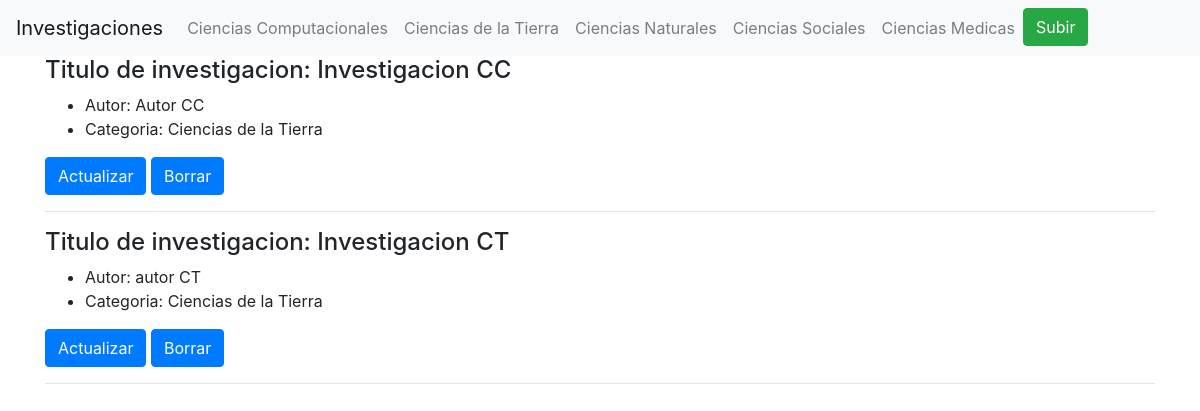
The app's page /listTierra/ with its own data.
### trabajos/models.py (models this page shows, shortened)
class Trabajo(models.Model):
    COMPUTACIONALES = 'CC'
    TIERRA = 'CT'
    NATURALES = 'CN'
    SOCIALES = 'CS'
    MEDICAS = 'CM'
    CATEGORIAS=(
        (COMPUTACIONALES, 'Ciencias Computacionales'),
        (TIERRA, 'Ciencias de la Tierra'),
        (NATURALES, 'Ciencias Naturales'),
        (SOCIALES, 'Ciencias Sociales'),
        (MEDICAS, 'Ciencias Medicas'),
    )
    documento = models.FileField(upload_to='documents/')
    categoria = models.CharField(max_length=2,choices=CATEGORIAS,default=COMPUTACIONALES)
    titulo = models.CharField(max_length=250)
    autor = models.CharField(max_length=250)
    timestamp=models.DateTimeField(auto_now_add=True)
    update = models.DateTimeField(auto_now_add=True)

### trabajos/views.py (the view)
# urls.py: path('listTierra/',views.ListTierra.as_view(), name="list_tierra" ),
class ListTierra(generic.ListView):
    template_name = "trabajo/ListTierra.html"
    model = Trabajo

### templates/trabajo/ListTierra.html (shortened to what this page needs)
{%extends "base.html"%}
{%block content%}
{% for trabajo in object_list %}
{% if trabajo.categoria == 'CT'%}
<div class="container justify-content-center">
  <div class="row ">
    <div class="col-md-6">
      <h4>Titulo de investigacion: {{ trabajo.titulo }} </h4>
    </div>
  </div>
  <div class="row ">
    <div class="col-md-12">
      <ul>
        <li>Autor: {{ trabajo.autor }}</li>
        <li>Categoria: {{ trabajo.get_categoria_display}}</li>
      </ul>
      <a href="{% url 'trabajos:update_trabajo' trabajo.id %}" class="btn btn-primary">Actualizar</a>
      <a href="{% url 'trabajos:delete_trabajo' trabajo.id %}" class="btn btn-primary">Borrar</a>
      <hr>
    </div>
  </div>
</div>
{%endif%}
{% endfor %}
{%endblock%}

### records on screen
Trabajo: titulo "Investigacion CC", autor "Autor CC", categoria "Ciencias de la Tierra"
Trabajo: titulo "Investigacion CT", autor "autor CT", categoria "Ciencias de la Tierra"
